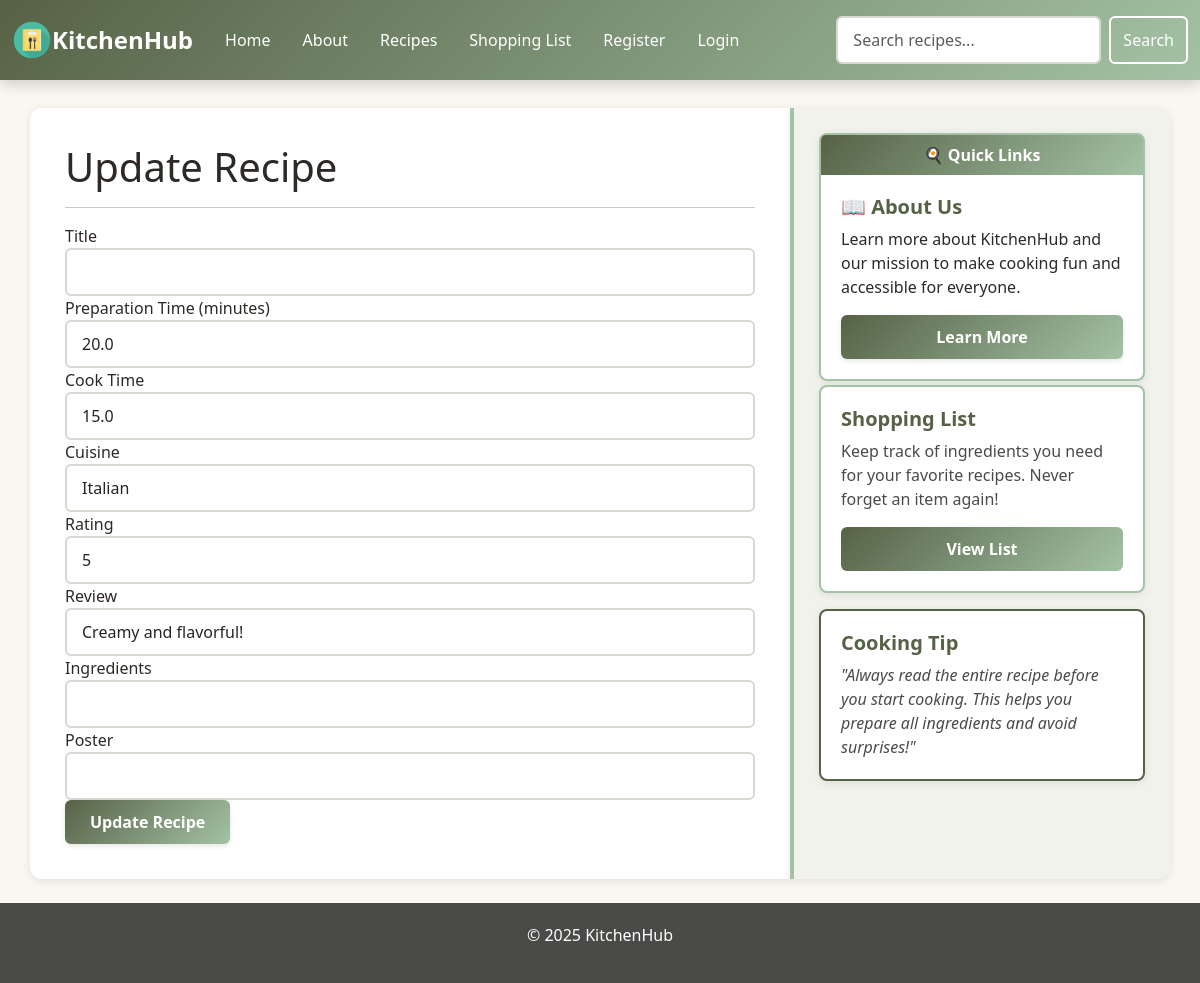
The page /update/22/ on the database as committed earlier.
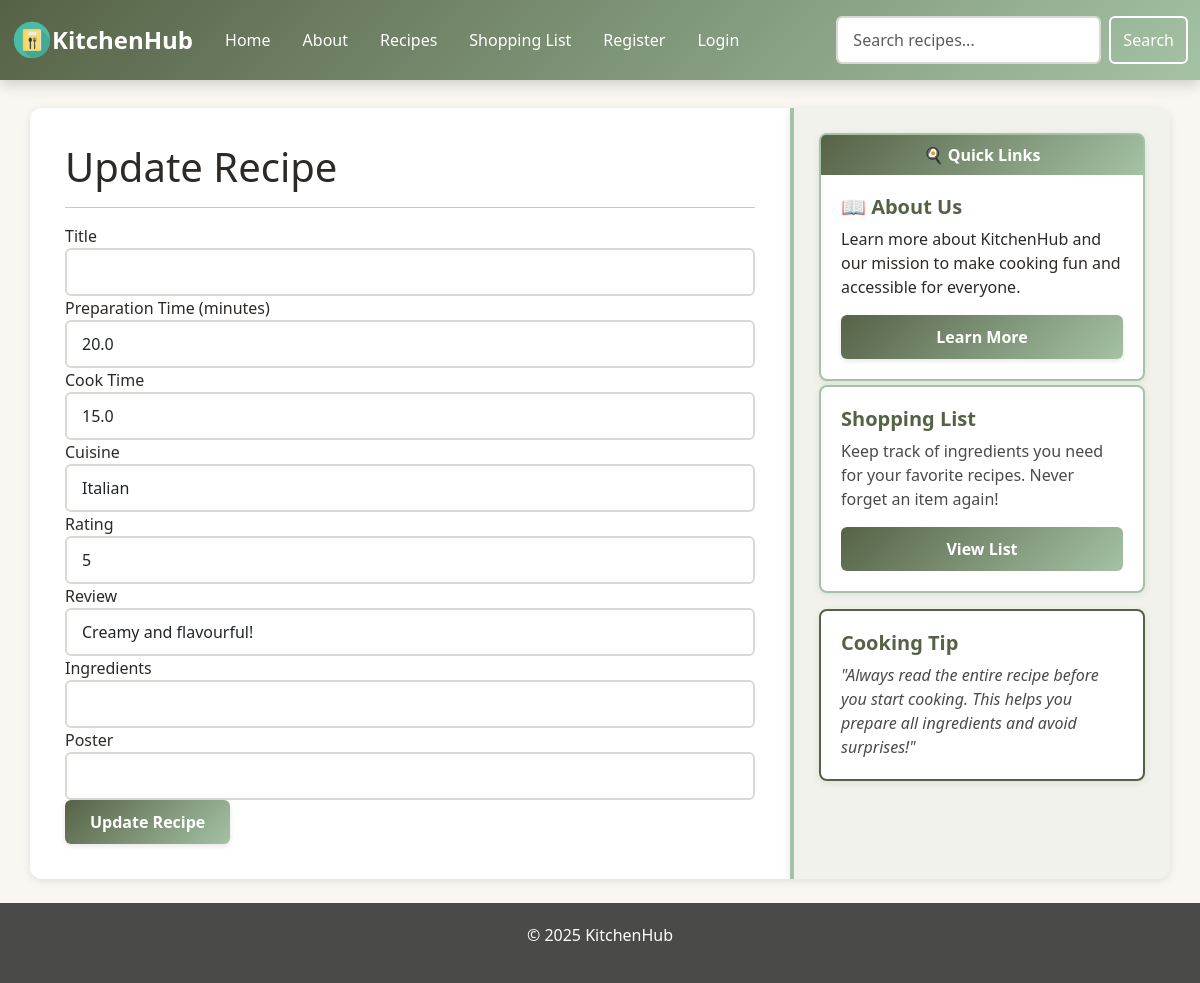
The same page on the database as committed later.
### tables this page shows
CREATE TABLE recipes (
        id INTEGER PRIMARY KEY AUTOINCREMENT,
        name TEXT NOT NULL,
        method TEXT,
        cook_time FLOAT,
        prep_time FLOAT,
        portion INTEGER
    , poster TEXT, cuisine TEXT, tired BOOLEAN, rating INTEGER, review TEXT);

### app.py (the view, shortened to what this page needs)
@app.route('/update/<int:id>/', methods=('GET', 'POST'))
def update(id):
    data = get_recipe_by_id(id)
    if not data:
        flash('Recipe not found!', 'warning')
        return redirect(url_for('recipes'))
    recipe, ingredients, ingredient_ids = data
    return render_template('update.html', title="Update Recipe", recipe=recipe, ingredients=ingredients)

### app.py (called while the page is built)
@app.context_processor
def inject_csrf_token():
    return dict(csrf_token=generate_csrf())

@app.context_processor
def inject_site_name():
    return dict(siteName="KitchenHub")

### db/db.py (called while the page is built)
def get_db_connection():
    BASE_DIR = os.path.dirname(os.path.abspath(__file__))
    DB_PATH = os.path.join(BASE_DIR, "database.db")
    conn = sqlite3.connect(DB_PATH)
    conn.row_factory = sqlite3.Row
    return conn

def get_recipe_by_id(recipe_id):
    conn = get_db_connection()
    recipe = conn.execute("SELECT * FROM recipes WHERE id = ?", (recipe_id,)).fetchone()
    conn.close()
    if not recipe:
        return None
    ingredients, ingredient_ids = get_recipe_ingredients(recipe_id)
    return recipe, ingredients, ingredient_ids

def get_recipe_ingredients(recipe_id):
    conn = get_db_connection()
    rows = conn.execute("""
        SELECT ingredients.* FROM ingredients
        JOIN recipe_ingredients
        ON ingredients.id = recipe_ingredients.ingredient_id
        WHERE recipe_ingredients.recipe_id = ?""", (recipe_id,)).fetchall()
    ids = [row["id"] for row in rows]
    conn.close()
    return rows, ids

### templates/update.html (shortened to what this page needs)
{% extends "base.html" %}
{% block content %}
<h1>Update Recipe</h1>
<hr>
<form method="POST" action="/update/{{ recipe.id }}" enctype="multipart/form-data">
    <div class="form-group">
        <label for="title">Title</label>
        <input type="text" class="form-control" id="title" name="title" value="{{ recipe.title }}" required>
    </div>
    <div class="form-group">
        <label for="prep_time">Preparation Time (minutes)</label>
        <input type="number" class="form-control" id="prep_time" name="prep_time" value="{{ recipe.prep_time }}" required>
    </div>
    <div class="form-group">
        <label for="cook_time">Cook Time</label>
        <input type="number" class="form-control" id="cook_time" name="cook_time" value="{{ recipe.cook_time }}" required>
    </div>
    <div class="form-group">
        <label for="cuisine">Cuisine</label>
        <input type="text" class="form-control" id="cuisine" name="cuisine" value="{{ recipe.cuisine }}" required>
    </div>
    <div class="form-group">
        <label for="rating">Rating</label>
        <input type="number" class="form-control" id="rating" name="rating" value="{{ recipe.rating }}" required>
    </div>
    <div class="form-group">
        <label for="review">Review</label>
        <input type="text" class="form-control" id="review" name="review" value="{{ recipe.review }}" required>
    </div>
    <div class="form-group">
        <label for="ingredients">Ingredients</label>
        <input type="text" class="form-control" id="ingredients" name="ingredients" value="{{ recipe.ingredients }}" required>
    </div>
    <div class="col-12 mt-0">
        <label for="poster">Poster</label>
        <input type="poster" type="file" accept="image/*" class="form-control" id="poster" name="poster">
    </div>
    <button type="submit" class="btn green-btn">Update Recipe</button>
</form>
{% endblock %}

Rows that differ between the two databases and show on the page:
changed recipes "Italian": review "Creamy and flavorful!" → "Creamy and flavourful!"
